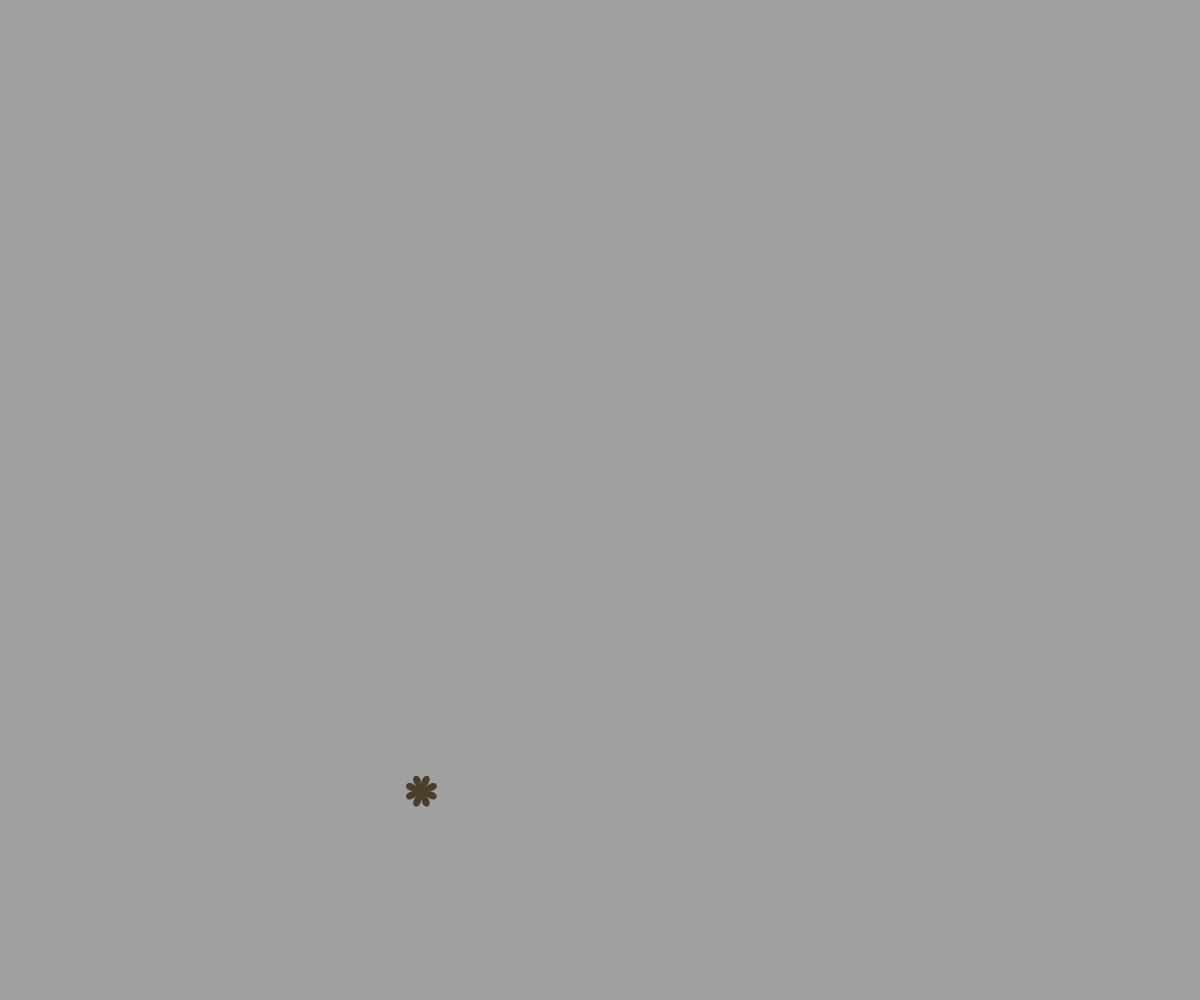
Frame 1 (no input)
Frame 60 (no input): identical to frame 1, image omitted
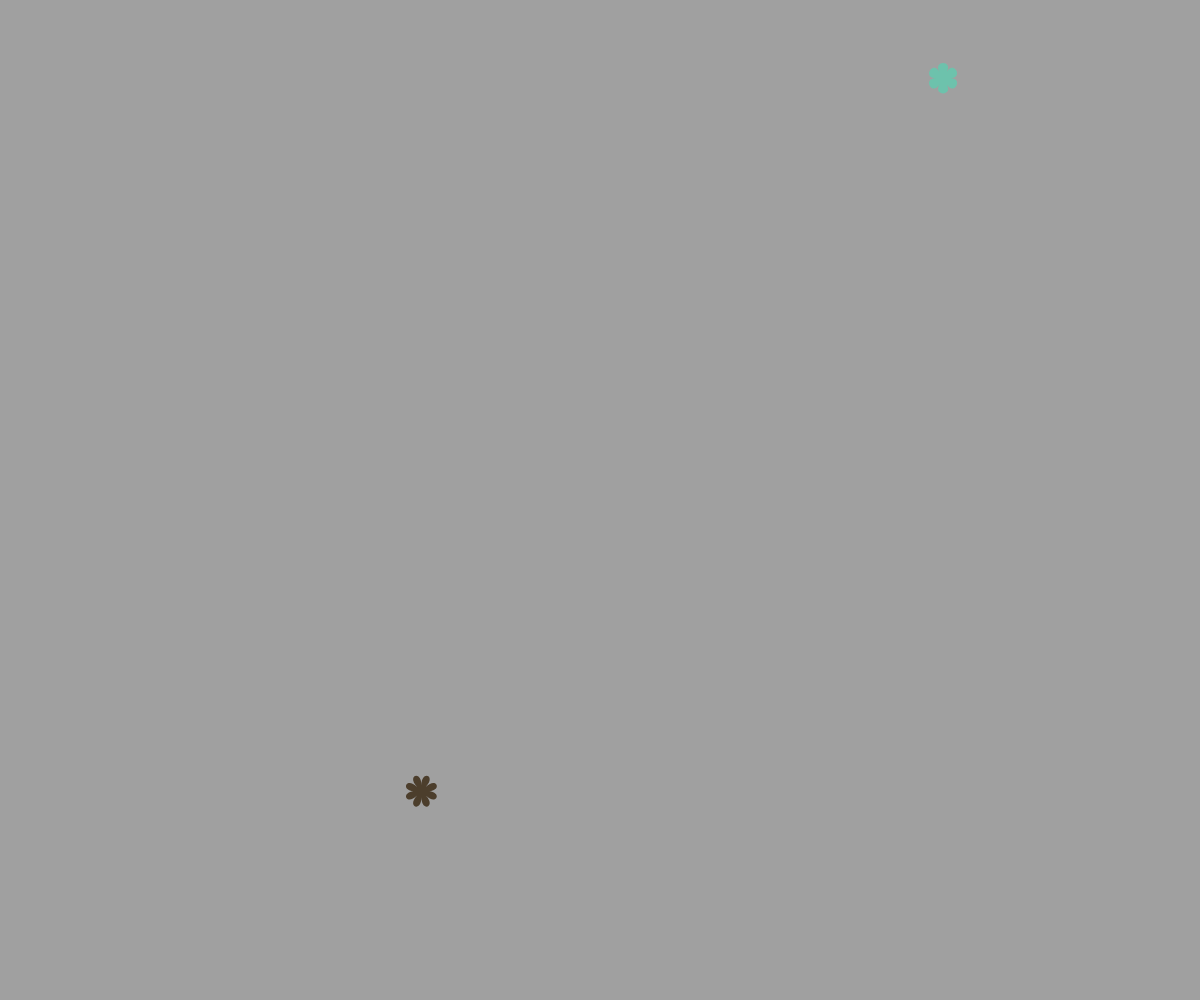
Frame 120 (the mouse pressed at the canvas centre since frame 60)

The p5.js sketch that drew these frames (run headless with seeded random() and noise() and a simulated clock; from frame 60 on, the mouse is pressed at the canvas centre):

// p5.js sketch
// ── sketch.js
function setup() {
  createCanvas(windowWidth, windowHeight);
  background(160);
  frameRate(30);
}

function draw() {}

function mouseMoved() {
  let puntas = floor(random(5, 10));
  flor(puntas);
  return false; // prevent default behavior
}

function flor(puntas) {
  let angulo = TWO_PI / puntas;
  let radioInterno = random(5, 10);
  let radioExterno = random(12, 25);
  let xx = random(20, width - 20);
  let yy = random(20, height - 20);
  let inicioX = xx + cos(0) * radioInterno;
  let inicioY = yy + sin(0) * radioExterno;
  fill(color(random(255), random(255), random(255)));
  noStroke();
  beginShape();
  vertex(inicioX, inicioY);
  for (let i = 0; i < puntas; i++) {
    let cx1 = xx + cos(angulo * i) * radioExterno;
    let cy1 = yy + sin(angulo * i) * radioExterno;
    let x2 = xx + cos(angulo * (i + 1)) * radioInterno;
    let y2 = yy + sin(angulo * (i + 1)) * radioInterno;
    let cx2 = xx + cos(angulo * (i + 1)) * radioExterno;
    let cy2 = yy + sin(angulo * (i + 1)) * radioExterno;
    bezierVertex(cx1, cy1, cx2, cy2, x2, y2);
  }
  endShape(CLOSE);
}
